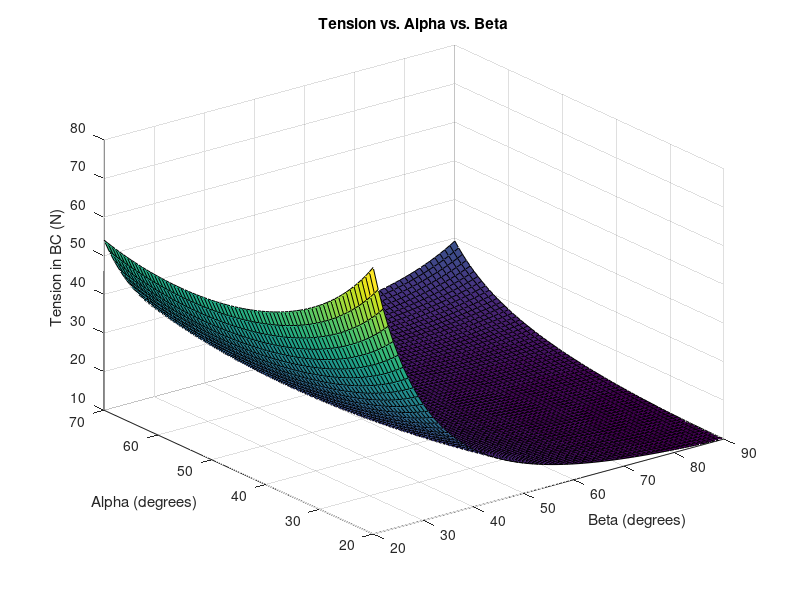

This figure's MATLAB source:
% EA2 Project 2 Problem 1
ii = 0;
jj = 0;
g = 9.81;
Lo = 1;
m = 1;
r = 0.1 * Lo;
angle = 0;
Tbc = zeros(71,51);

for B = 20:90
    ii = ii + 1;
    jj = 0;
    for a = 20:0.7142253521:70
        jj = jj + 1;
        % Distance from A
        x1 = r/tand(a/2);
        x2 = r/tand(a/2) + 2*r;
        x3 = r/tand(a/2) + 4*r;
    
        % Normal force
        N1 = (3*m*g*cosd(a)^2)/sind(a) + m*g*sind(a);
        N2 = m*g*sind(a);
        N3 = N2;
    
        % Tension
        Tbc(ii, jj) = (x1*N1 + x2*N2 + x3*N3)/(Lo*sind(180-B-a));
    end
end
B = 20:90;
a = 20:0.7142253521:70;
figure;
surf(B,a,Tbc);
title('Tension vs. Alpha vs. Beta');
xlabel('Beta (degrees)');
ylabel('Alpha (degrees)');
zlabel('Tension in BC (N)');